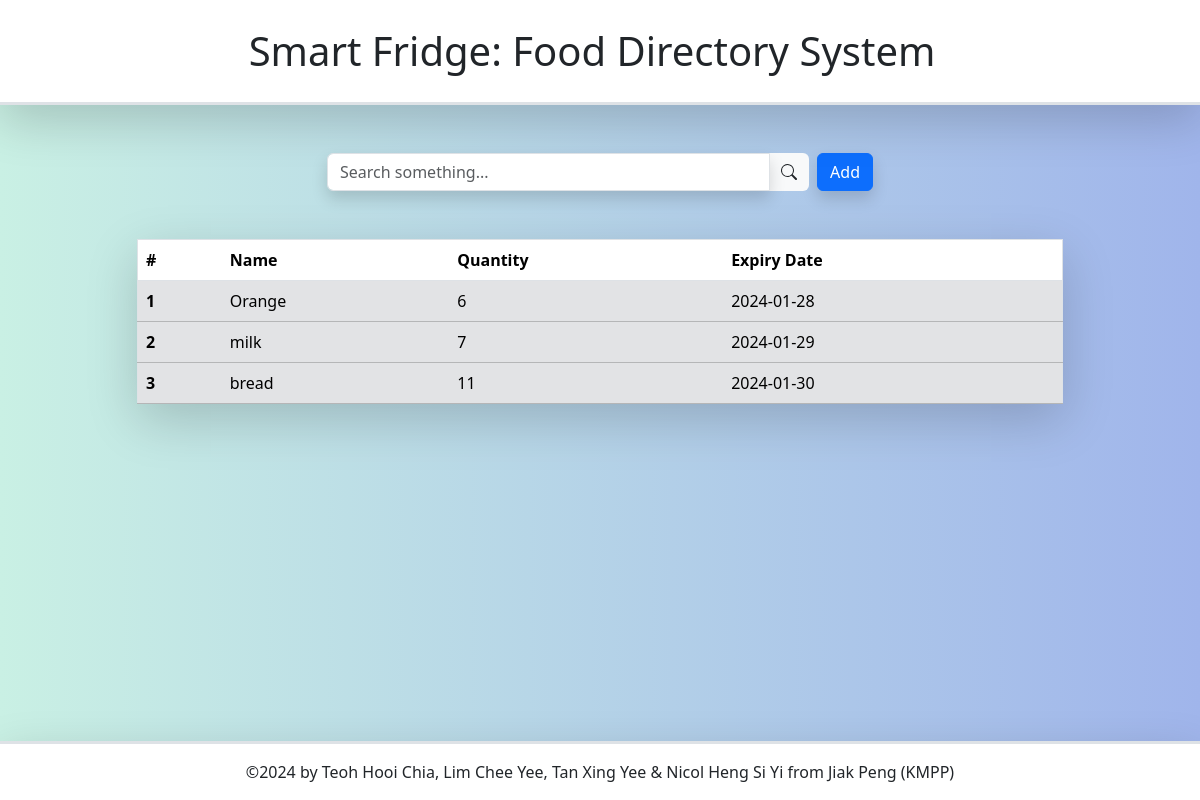
Before: / with the older database file.
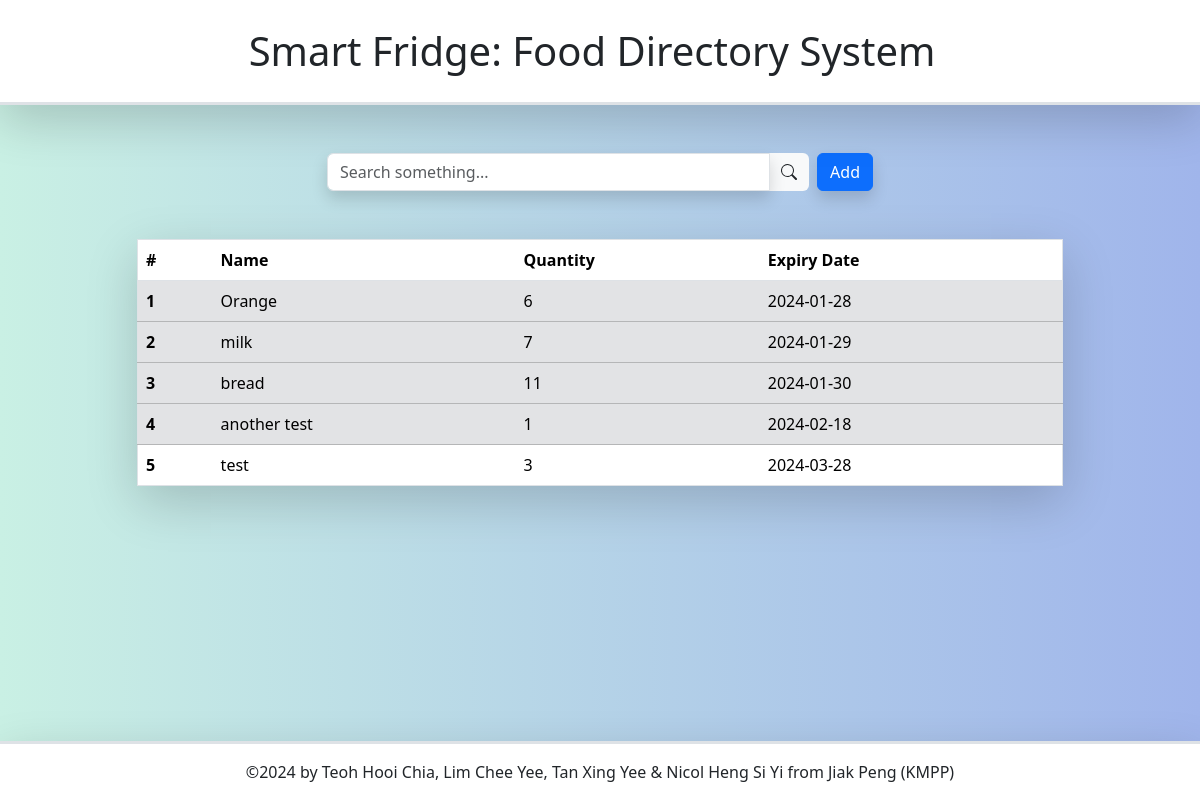
After: the same page with the newer database file.
### tables this page shows
CREATE TABLE DIRECTORY (foodName TEXT, foodExpDate DATETIME, foodPhoto BLOB, foodID INTEGER PRIMARY KEY AUTOINCREMENT, foodQuantity INTEGER, foodAddDate DATETIME);

### web app/index.py (the view)
@app.route('/')
def index():
    connect = sqlite3.connect('directory.db')
    cursor = connect.cursor()
    cursor.execute('SELECT foodID, foodName, foodQuantity, foodExpDate, foodAddDate, foodPhoto FROM DIRECTORY ORDER BY CASE WHEN strftime("%s",foodExpDate) < strftime("%s",DATE()) then 1 else 0 END,  strftime("%s",foodExpDate) ASC')
    dateCheck = datetime.date.today() + datetime.timedelta(days=7)
    data = cursor.fetchall()
    return render_template("index.html",len=len(data), data=data, dateCheck = dateCheck, date_filter = date_filter, tdy = datetime.date.today(), showPic = showPic)

### web app/index.py (called while the page is built)
def date_filter(s):
    return datetime.datetime.strptime(s,'%Y-%m-%d').date()

def showPic(blob,id):
    with open("web app/static/img/"+str(id)+".jpg", 'wb') as file:
        file.write(blob)
        filename= "/img/"+str(id)+".jpg"
        return filename

### web app/templates/index.html (shortened to what this page needs)
<!DOCTYPE html>
<html lang="en">
<head>
    <link rel="stylesheet" href="https://stackpath.bootstrapcdn.com/font-awesome/4.7.0/css/font-awesome.min.css">
    <link rel="stylesheet" href="https://cdn.jsdelivr.net/npm/bootstrap@5.3.2/dist/css/bootstrap.min.css">
    <link rel="stylesheet" href="{{ url_for('static',filename='style.css') }}">
</head>
<body>
    <div class="navbar border-bottom border-3 bg-white d-flex justify-content-center shadow-lg p-3">
        <div class="navbar-brand fs-1 text-dark">Smart Fridge: Food Directory System</div>
    </div>
    <div class="container">
        <div class="row mt-5">
            <div class ="col-3"></div>
            <div class="col-6 justify-content-center d-flex gap-2">
                <div class="input-group">
                    <input class="form-control shadow" type="text" id="search" placeholder="Search something...">
                    <span class="input-group-text border-0" id="search-addon">
                        <svg xmlns="http://www.w3.org/2000/svg" width="16" height="16" fill="currentColor" class="bi bi-search" viewBox="0 0 16 16">
                            <path d="M11.742 10.344a6.5 6.5 0 1 0-1.397 1.398h-.001q.044.06.098.115l3.85 3.85a1 1 0 0 0 1.415-1.414l-3.85-3.85a1 1 0 0 0-.115-.1zM12 6.5a5.5 5.5 0 1 1-11 0 5.5 5.5 0 0 1 11 0"/>
                        </svg>
                    </span>
                </div>
                <button class="btn btn-primary shadow" id="addButton" onclick="openModal('overlay1','')">
                    Add
                </button>
            </div>
            <div class="col-3"></div>
        </div>
        <div class="row mt-5">
            <div class ="col-1"></div>
            <div class ="col-10" id="searchResults">
                <table id="resultsTable" class="table table-white table-hover shadow-lg border border-1">
                    <thead>
                        <tr>
                            <th scope="col">#</th>
                            <th scope="col">Name</th>
                            <th scope="col">Quantity</th>
                            <th scope="col">Expiry Date</th>
                        </tr>
                    </thead>
                    <tbody id="name">
                        {%for i in range(0,len)%}
                            <tr class="{{'table-secondary' if date_filter(data[i][3]) < tdy else 'table-warning' if  date_filter(data[i][3]) < dateCheck else ''}}" onclick="openModal('{{data[i][0]}}','{{data[i][1]}}')">
                                <th scope="row">{{i+1}}</th>
                                <td>{{data[i][1]}}</td>
                                <td>{{data[i][2]}}</td>
                                <td>{{data[i][3]}}</td>
                            </tr>
                        {%endfor%}
                    </tbody>
                </table>
            </div>
            <div class ="col-1"></div>
        </div>
    </div>
    <footer class="p-3 border-top border-3 shadow-lg mt-auto d-flex justify-content-center bg-white">
        ©2024 by Teoh Hooi Chia, Lim Chee Yee, Tan Xing Yee & Nicol Heng Si Yi from Jiak Peng (KMPP)
</body>
</html>

### web app/static/style.css (style rules this page uses)
* { margin: 0; padding: 0; }
body { width: 100%; height: 100%; background: rgb(201,240,228); background: linear-gradient(90deg, rgba(201,240,228,1) 0%, rgba(160,181,235,1) 100%); }
footer { bottom: 0; position: fixed; width: 100%; }
button { cursor: pointer; }
tr { cursor: pointer; }

Changed rows visible on the page:
added DIRECTORY: foodName "another test", foodQuantity "1", foodExpDate "2024-02-18"
added DIRECTORY: foodName "test", foodQuantity "3", foodExpDate "2024-03-28"
Other visible differences:
new list line: "4"
new list line: "5"
